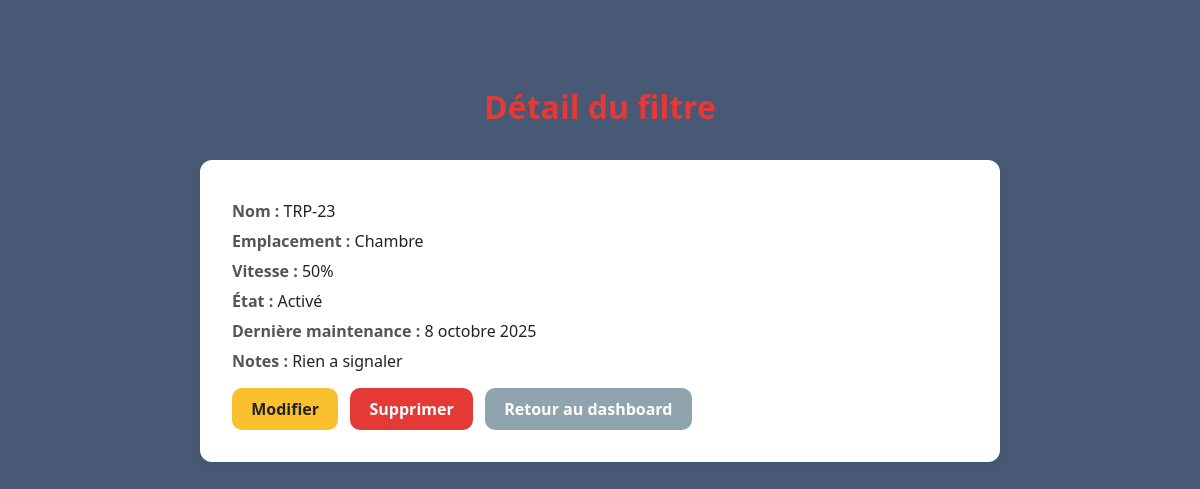
/filters/1/, run on an earlier commit of the app's database.
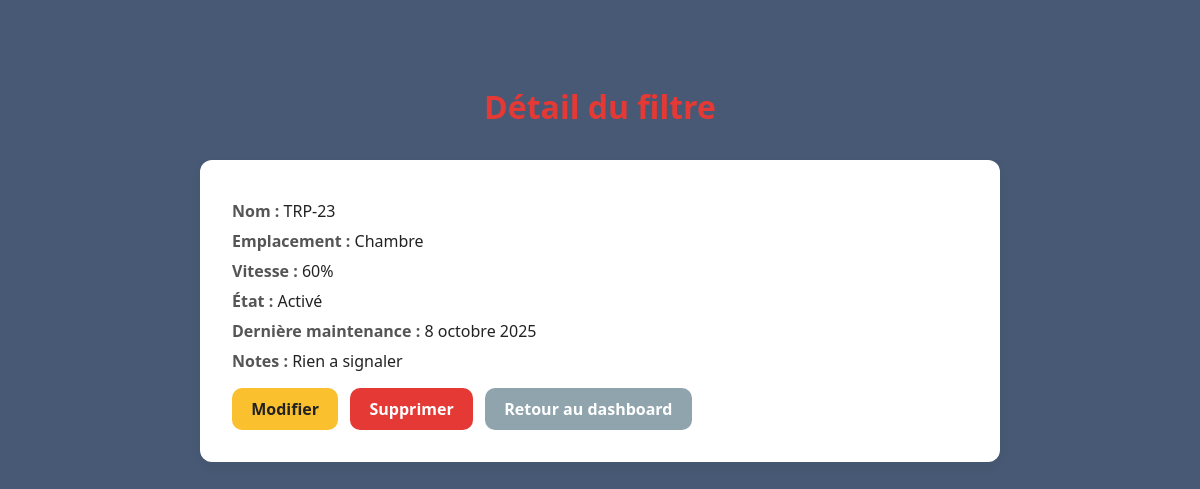
And on a later commit of the database.
### dashboard/models.py (models this page shows, shortened)
class Filter(models.Model):
    name = models.CharField(max_length=100)
    location = models.CharField(max_length=100)
    status = models.BooleanField(default=False)   # On/Off
    fan_speed = models.IntegerField(default=0)    # 0-100
    last_maintenance = models.DateField()
    notes = models.TextField(blank=True)

### dashboard/views.py (the view)
# urls.py: path('filters/<int:pk>/', views.filter_detail, name='filter_detail'), # Détail d’un filtre spécifique
def filter_detail(request, pk): # Affiche les détails d'un filtre
    filter_obj = get_object_or_404(Filter, pk=pk) # Récupère le filtre ou renvoie 404
    return render(request, 'dashboard/filter_detail.html', {'filter': filter_obj}) # rendu des détails du filtre

### dashboard/templates/dashboard/filter_detail.html (shortened to what this page needs)
{% load static %}
<!DOCTYPE html>
<html lang="fr">
<head>
  <link rel="stylesheet" href="{% static 'dashboard/style.css' %}">
</head>
<body>
  <main>
    <h1>Détail du filtre</h1>
    <div class="card">
      <p><strong>Nom :</strong> {{ filter.name }}</p>
      <p><strong>Emplacement :</strong> {{ filter.location }}</p>
      <p><strong>Vitesse :</strong> {{ filter.fan_speed }}%</p>
      <p><strong>État :</strong> {{ filter.status|yesno:"Activé,Désactivé" }}</p>
      <p><strong>Dernière maintenance :</strong> {{ filter.last_maintenance }}</p>
      <p><strong>Notes :</strong> {{ filter.notes|default:"-" }}</p>
      <div class="buttons">
        <a href="{% url 'dashboard:filter_update' filter.id %}" class="btn btn-edit">Modifier</a>
        {% if delete_mode %}
        <form method="post" style="display:inline-block;">
          {% csrf_token %}
          <button type="submit" class="btn btn-delete">Confirmer la suppression</button>
          <a href="{% url 'dashboard:filter_detail' filter.id %}" class="btn btn-cancel">Annuler</a>
        </form>
        {% else %}
          <a href="{% url 'dashboard:filter_delete' filter.id %}" class="btn btn-delete">Supprimer</a>
        {% endif %}
        <a href="{% url 'dashboard:dashboard' %}" class="btn btn-back">Retour au dashboard</a>
      </div>
    </div>
  </main>
</body>
</html>

What changed in the data, as far as the page shows it:
changed Filter "TRP-23": fan_speed "50" → "60"
